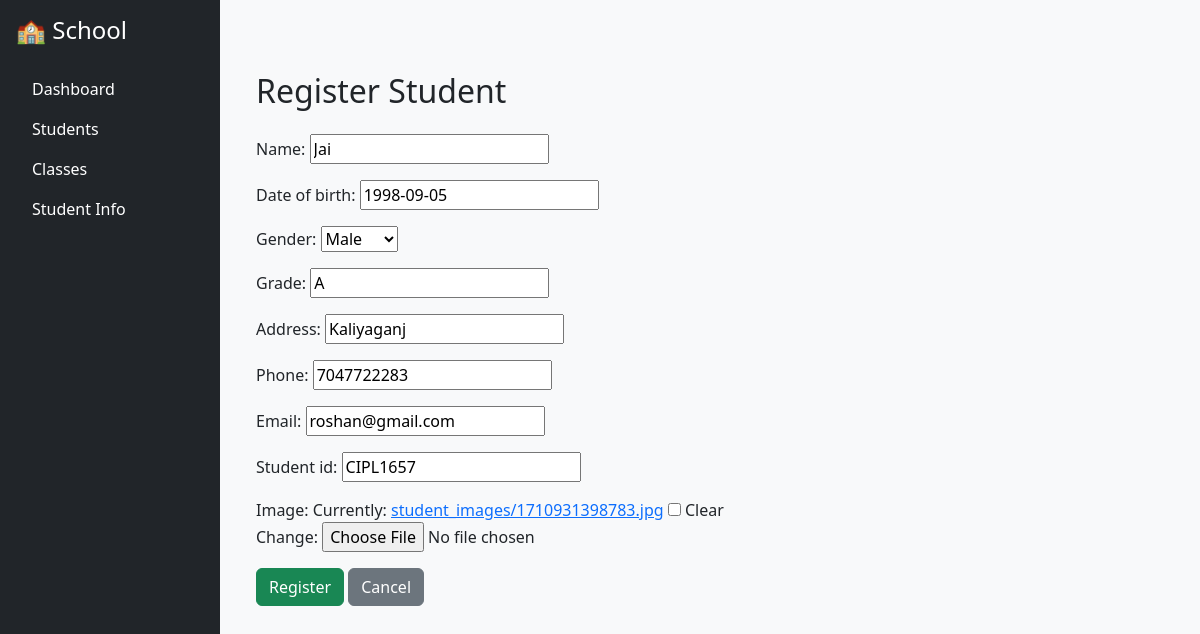
The app's page /students/edit/3/ (signed in) with its own data.
### studentapp/models.py (models this page shows, shortened)
class Student(models.Model):
    GENDER_CHOICES = [('M', 'Male'), ('F', 'Female'), ('O', 'Other')]
    name = models.CharField(max_length=100)
    date_of_birth = models.DateField()
    gender = models.CharField(max_length=1, choices=GENDER_CHOICES)
    grade = models.CharField(max_length=50)
    address = models.CharField(max_length=255)
    phone = models.CharField(max_length=15)
    email = models.EmailField()
    student_id = models.CharField(max_length=8, unique=True)
    image = models.ImageField(upload_to='student_images/', blank=True, null=True)

### studentapp/views.py (the view)
# urls.py: path('students/edit/<int:pk>/', views.edit_student, name='edit_student'),
@login_required
def edit_student(request, pk):
    student = get_object_or_404(Student, pk=pk)
    form = StudentForm(request.POST or None, request.FILES or None, instance=student)
    if form.is_valid():
        form.save()
        return redirect('student_list')
    return render(request, 'studentapp/register_student.html', {'form': form})

### studentapp/forms.py (shortened to what this page needs)
class StudentForm(forms.ModelForm):
    class Meta:
        model = Student
        fields = '__all__'

### studentapp/templates/studentapp/register_student.html (shortened to what this page needs)
{% extends 'studentapp/base.html' %}
{% block content %}
<div class="container mt-5">
    <h2 class="mb-4">Register Student</h2>
    <form method="post" enctype="multipart/form-data" class="needs-validation" novalidate>
        {{ form.as_p }}
        <button class="btn btn-success" type="submit">Register</button>
        <a href="{% url 'student_list' %}" class="btn btn-secondary">Cancel</a>
    </form>
</div>
{% endblock %}

### studentapp/static/studentapp/css/styles.css (style rules this page uses)
body { font-family: 'Segoe UI', sans-serif; }

### records on screen
Student: name "Jai", date_of_birth "1998-09-05", gender "Male", grade "A", address "Kaliyaganj", phone "7047722283", email "roshan@gmail.com", student_id "CIPL1657"
